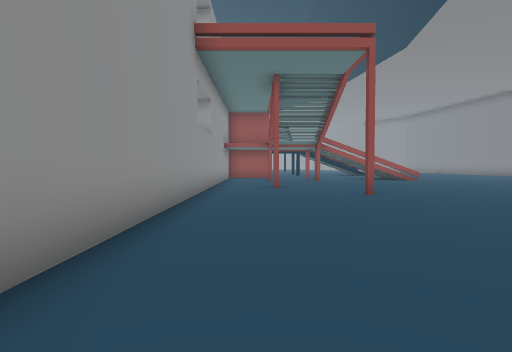
view 1 (above)

17 first-person views from a walk through a scene from a Unity 3-D project. The camera is 1.5 m above the floor, tilts 2° down and sees 75° across. The floor is counted in squares, 2 m on a side. Each view is taken from the middle of a square. On the plan, view 1 faces up. The plan holds only what a view shows up to about 11 squares ahead; the rest is blank. The place goes on beyond the plan.

view 2
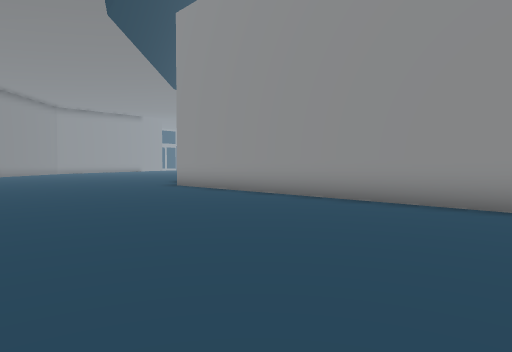

view 3
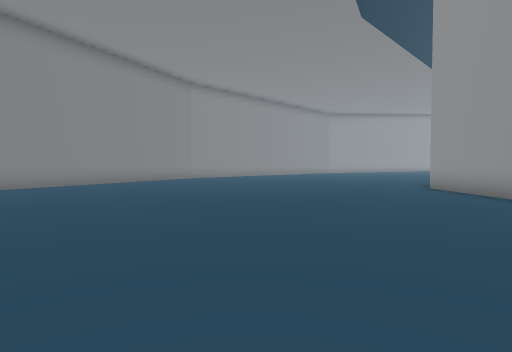

view 4
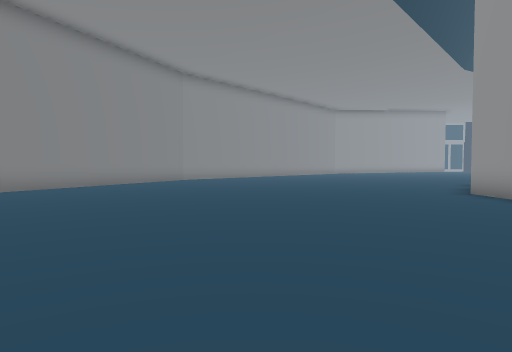

view 5
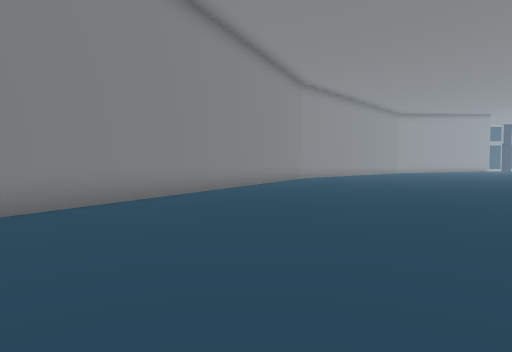

view 6
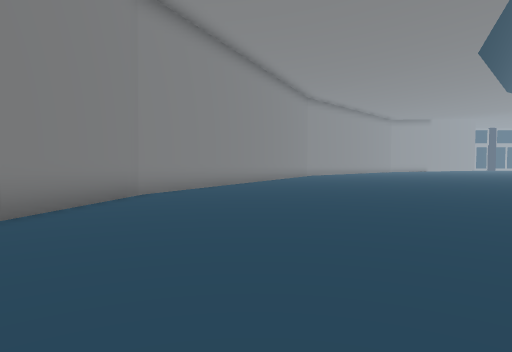

view 7
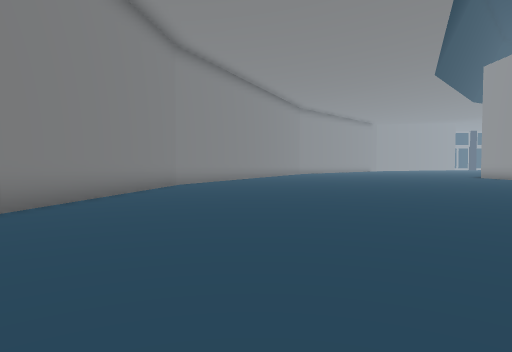

view 8
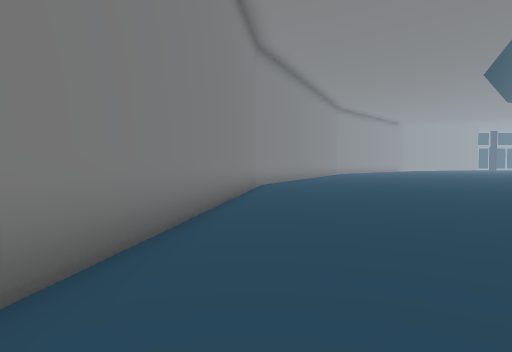

view 9
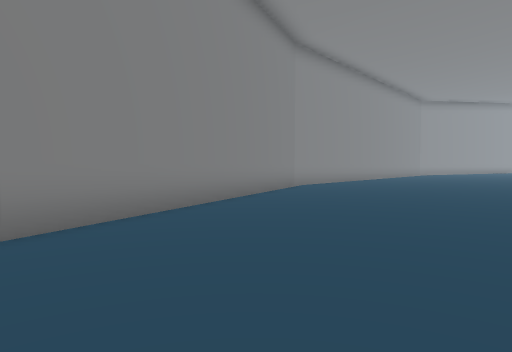

view 10
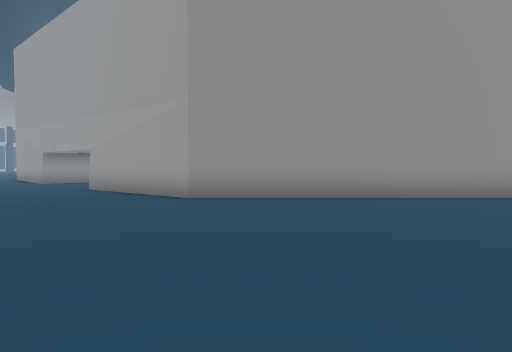

view 11
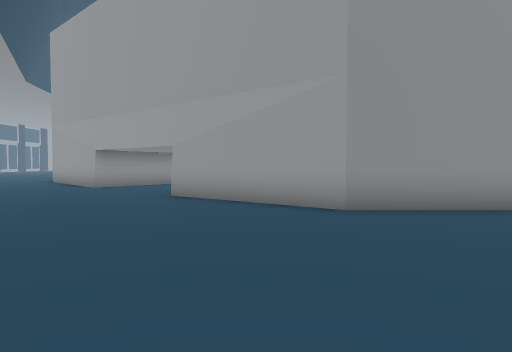

view 12
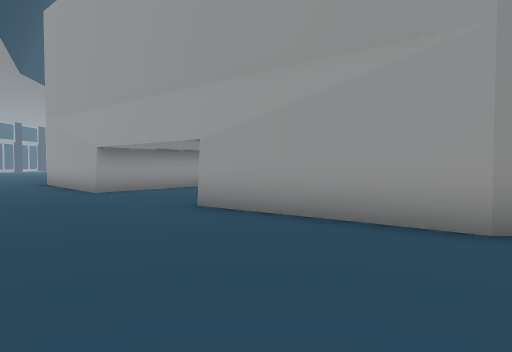

view 13
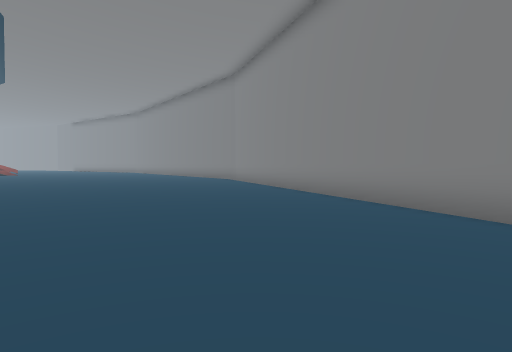

view 14
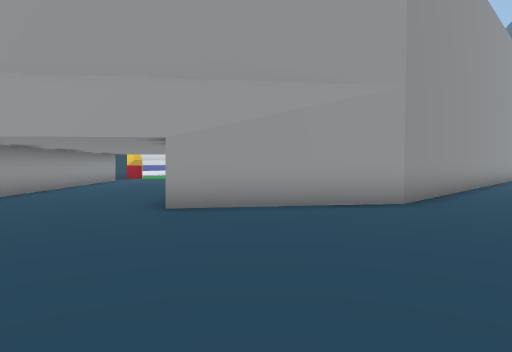

view 15
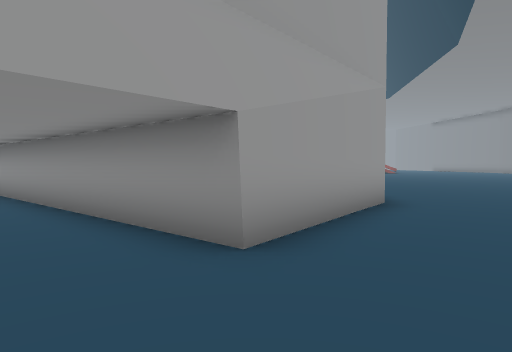

view 16
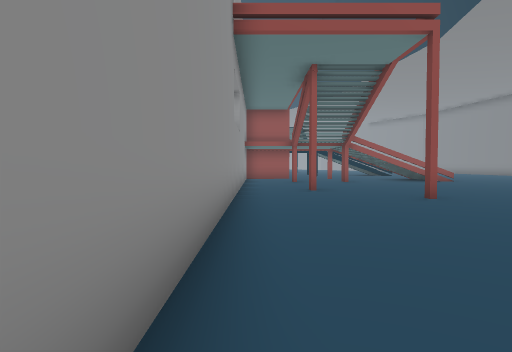

view 17
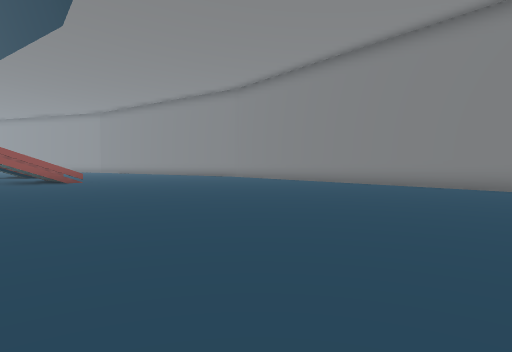

### Floor plan
Points are (right, up) in squares from view 1. A wall is a line through its corners. A room is listed if a view was taken in it or the views show most of it. See-through windows are left out.
Room 1 (views 1, 2, 3, 4, 5, 6, 7, 8, 9, 10, 11, 12, 13, 14, 15, 16, 17)
walls: (-1.5, 8.5) (-1.5, -5.5) (-4.2, -9) (-8, -5.8); (14, 0.4) (15.6, 11); (8.2, -12) (14, 0.5); (-10.6, -9.1) (-6.9, -12.3)
ways out: opening at (-9, -8)

Where each view was taken, in squares from view 1:
view 1: 0 up, 0 right, facing up
view 2: 5 up, 5 right, facing down-left
view 3: 5 up, 4 right, facing down
view 4: 3 up, 4 right, facing down
view 5: 5 up, 10 right, facing down
view 6: 9 up, 11 right, facing down
view 7: 13 up, 11 right, facing down
view 8: 13 up, 14 right, facing down
view 9: 1 down, 9 right, facing down
view 10: 4 down, 6 right, facing left
view 11: 7 down, 4 right, facing left
view 12: 8 down, 2 right, facing left
view 13: 12 down, 3 right, facing up-right
view 14: 12 down, 1 right, facing up-left
view 15: 12 down, 4 left, facing up
view 16: 1 up, 1 left, facing up
view 17: 1 up, 3 right, facing up-right
